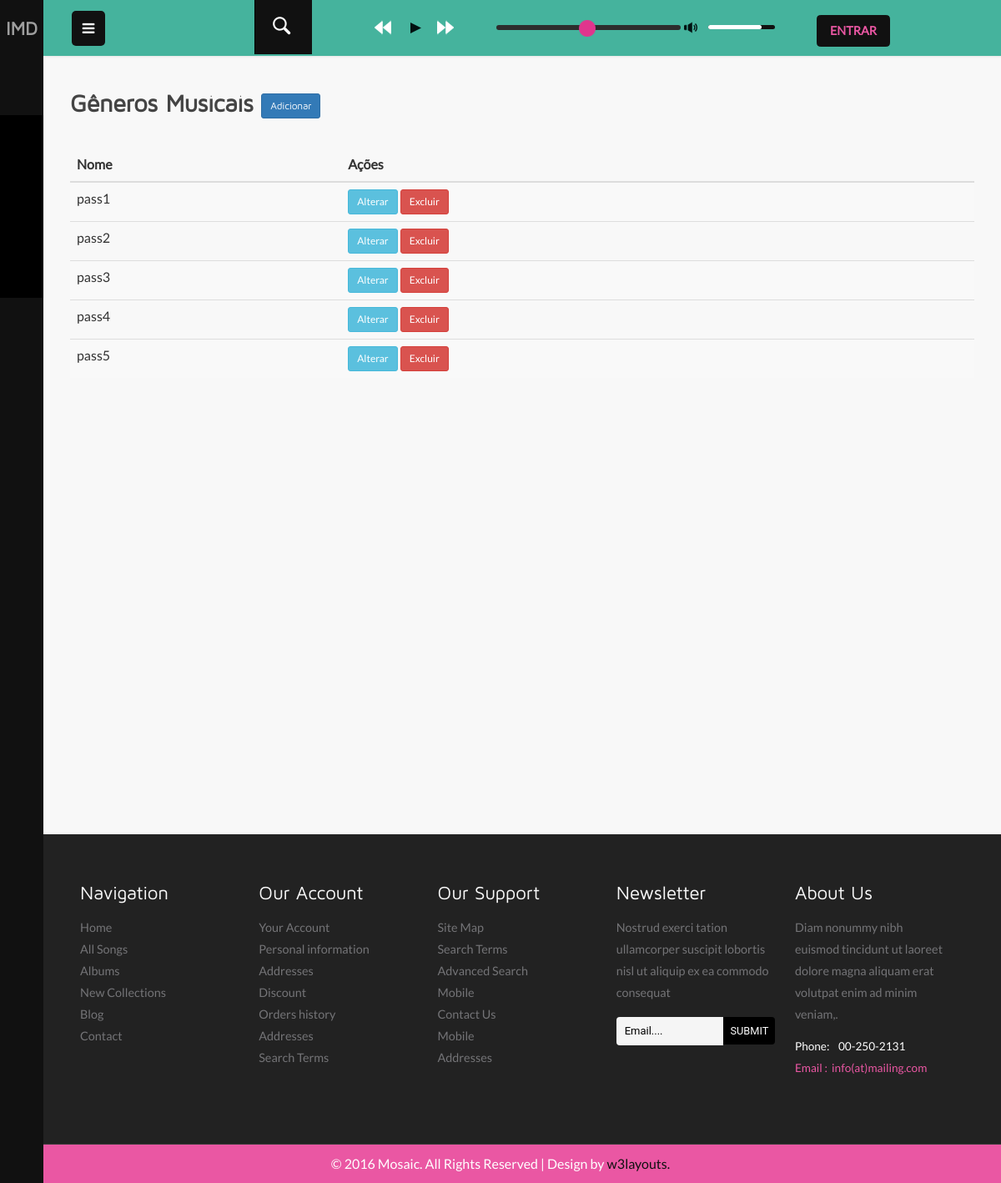
The page /music_genre/list on the database its author committed.
### tables this page shows
CREATE TABLE `music_genre` (
  `name` varchar(45) NOT NULL,
  PRIMARY KEY (`name`)
);

### src/Controllers/ControllerComHtml.php (called while the page is built, shortened)
<?php
abstract class ControllerComHtml
{
    public function renderizaHtml(string $caminhoTemplate, array $dados): string
    {
        extract($dados);
        require __DIR__ . '/../../views/' . $caminhoTemplate;
        $html = ob_get_clean();
        return $html;
    }
}

### src/Models/MusicGenre.php (called while the page is built, shortened)
<?php
class MusicGenre
{
    private $name;
    public function __construct($n)
    {
        $this->name = $n;
    }
    public function name()
    {
        return $this->name;
    }
}

### src/Infra/PdoMusicGenreRepository.php (called while the page is built, shortened)
<?php
class PdoMusicGenreRepository
{
    private $connection;
    public function __construct($connection)
    {
        $this->connection = $connection;
    }
    public function allMusicGenre(): array
    {
        $sqlQuery = 'SELECT * FROM music_genre;';
        $stmt = $this->connection->query($sqlQuery);
        return $this->hydrateMusicGenreList($stmt);
    }
    private function hydrateMusicGenreList(\PDOStatement $stmt): array
    {
        $music_genreDataList = $stmt->fetchAll();
        $music_genreList = [];
        foreach ($music_genreDataList as $music_genreData) {
            $music_genreList[] = $this->hydrateMusicGenre($music_genreData);
        }
        return $music_genreList;
    }
    public function hydrateMusicGenre($music_genreData) : MusicGenre
    {
        return new MusicGenre(
            $music_genreData['name']
        );
    }
}

### views/music-genre/list-music-genre.php (the view, shortened to what this page needs)
<?php include __DIR__ . '/../layouts/inicio-html.php'; ?>
<?php include __DIR__ . '/../layouts/inicio-body.php'; ?>
	<?php include __DIR__ . '/../components/left-side.php'; ?>
		<div class="main-content">
			<?php include __DIR__ . '/../components/header-section.php'; ?>
			<div id="page-wrapper">
				<div class="inner-content">
                    <div class="tittle-head two">
                        <h3 class="tittle">
                            <?= $title ?>
                            <a class="input_genre new btn btn-primary btn-sm" role="button"
                               data-toggle="modal" data-target="#form_add_genre"
                               data-genero="Gênero">
                                Adicionar
                            </a>
                        </h3>
                        <div class="clearfix"> </div>
                    </div>
                    <div class="inner-content">
                        <table class="table table-striped table-hover">
                            <thead>
                            <tr>
                                <th>Nome</th>
                                <th>Ações</th>
                            </tr>
                            </thead>
                            <tbody>
                                <?php foreach ($music_genres as $music_genre): ?>
                                    <tr>
                                        <td><?= $music_genre->name(); ?></td>
                                        <td>
                                            <span>
                                                <a data-toggle="modal" data-target="#form_update_genre"
                                                   data-genero="<?= $music_genre->name(); ?>"
                                                   class="update_genre btn btn-info btn-sm">
                                                    Alterar
                                                </a>
                                                <a data-toggle="modal" data-target="#form_remove_genre"
                                                   data-genero="<?= $music_genre->name(); ?>"
                                                   class="remove_genre btn btn-danger btn-sm">
                                                    Excluir
                                                </a>
                                            </span>
                                        </td>
                                    </tr>
                                <?php endforeach; ?>
                            </tbody>
                        </table>
                    </div>
				</div>
			</div>
		</div>
<?php include __DIR__ . '/../components/footer-section.php'; ?>
<?php include __DIR__ . '/../layouts/fim-html.php'; ?>

### rows shown on the page
music_genre: name "pass1"
music_genre: name "pass2"
music_genre: name "pass3"
music_genre: name "pass4"
music_genre: name "pass5"

### other values the page prints
$title "Gêneros Musicais"
